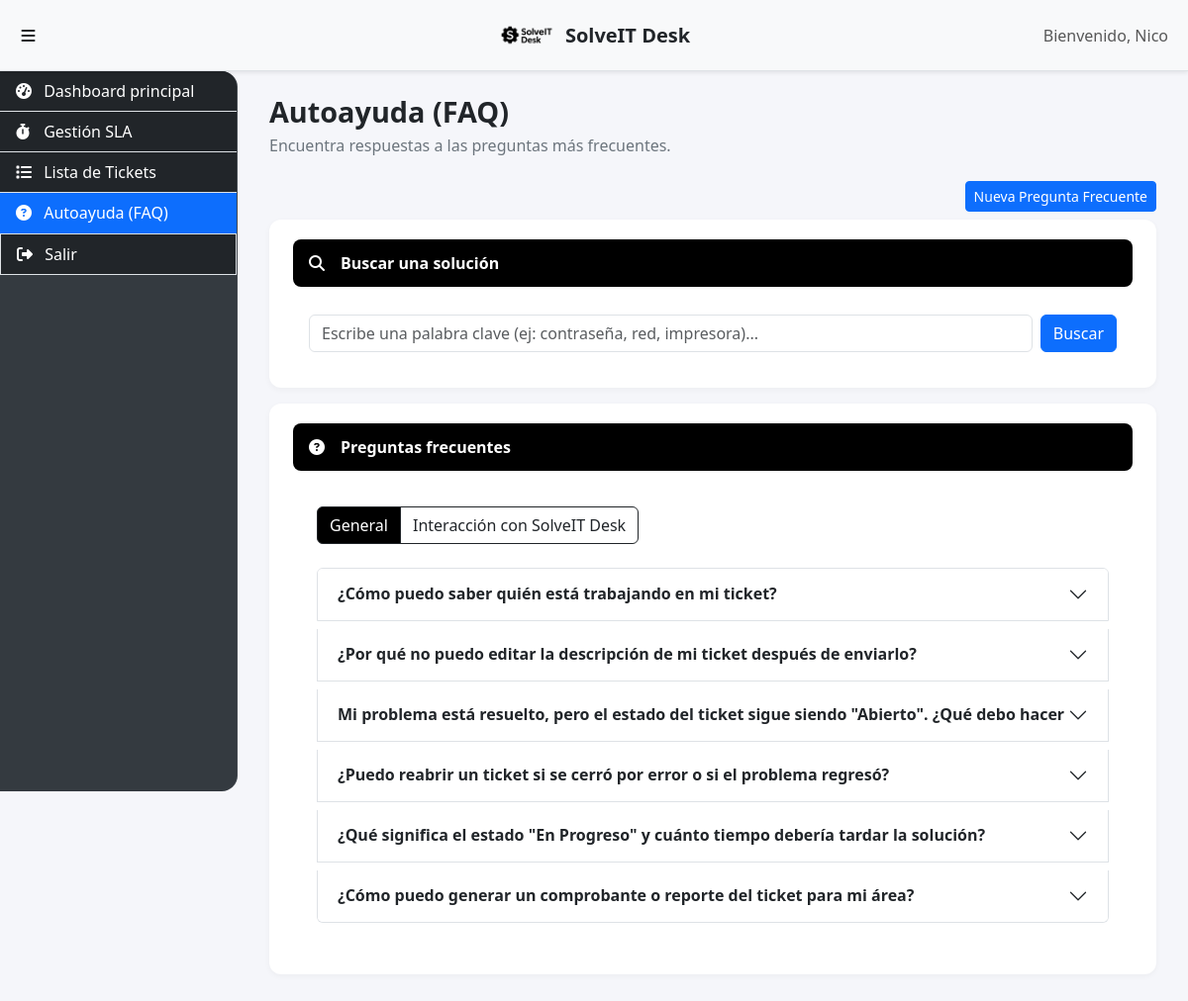
The page /faq/ (signed in) on the database as committed earlier.
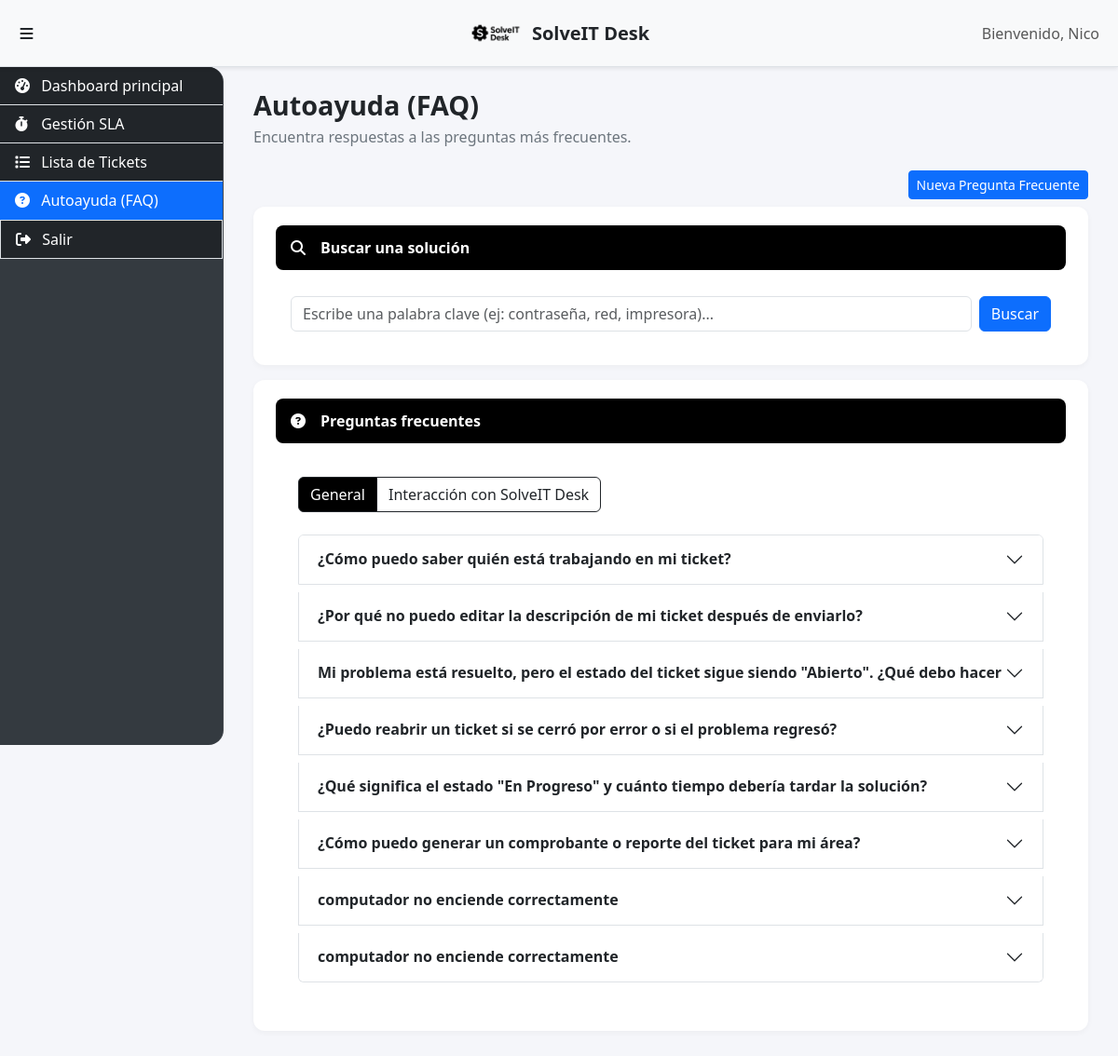
The same page on the database as committed later.
### faq/models.py (models this page shows, shortened)
class FAQ(models.Model):
    pregunta = models.CharField(max_length=255, verbose_name="Pregunta Frecuente")
    respuesta = models.TextField(verbose_name="Respuesta", blank=True)
    categoria = models.CharField(max_length=50, default='General', verbose_name="Categoría", blank=True)
    activo = models.BooleanField(default=True, verbose_name="Activo")
    fecha_creacion = models.DateTimeField(auto_now_add=True)
    class Meta:
        verbose_name = "Pregunta Frecuente"
        verbose_name_plural = "Preguntas Frecuentes"

### faq/views.py (the view)
# urls.py: path('', views.lista_faqs, name='lista_faqs'),
@login_required
def lista_faqs(request):
    search_query = request.GET.get('q', '')
    if request.user.is_staff:
        faqs_queryset = FAQ.objects.all()
    else:
        faqs_queryset = FAQ.objects.filter(activo=True)
    if search_query:
        faqs_queryset = faqs_queryset.filter(
            Q(pregunta__icontains=search_query) | Q(respuesta__icontains=search_query)
        )
    faqs_general = faqs_queryset.filter(categoria__iexact='General').order_by('id').prefetch_related('pasos')
    faqs_interaccion = faqs_queryset.filter(categoria__iexact='Interacción con SolveIT Desk').order_by('id').prefetch_related('pasos')
    context = {
        'faqs_general': faqs_general,
        'faqs_interaccion': faqs_interaccion,
        'search_query': search_query,
    }
    return render(request, 'faq/lista_faqs.html', context)

### faq/templates/faq/lista_faqs.html (shortened to what this page needs)
{% extends "soporte/base.html" %}
{% block content %}
<h2 class="page-title">Autoayuda (FAQ)</h2>
<p class="page-subtitle">Encuentra respuestas a las preguntas más frecuentes.</p>
{% if request.user.is_staff %}
  <div class="mb-2 text-end">
    <a href="{% url 'faq_crear' %}" class="btn btn-primary btn-sm">Nueva Pregunta Frecuente</a>
  </div>
{% endif %}
<div class="card-custom">
  <div class="card-custom-header faq-card-header d-flex align-items-center">
    <i class="fas fa-search me-2"></i>
    <span>Buscar una solución</span>
  </div>
  <div class="p-3">
    <form method="get" class="row g-2 align-items-center">
      <div class="col">
        <input class="form-control" type="search" name="q" placeholder="Escribe una palabra clave (ej: contraseña, red, impresora)..." aria-label="Buscar" value="{{ search_query|default:'' }}">
      </div>
      <div class="col-auto">
        <button class="btn btn-primary" type="submit">Buscar</button>
      </div>
    </form>
  </div>
</div>
<div class="card-custom mt-3">
  <div class="card-custom-header faq-card-header d-flex align-items-center">
    <i class="fas fa-question-circle me-2"></i>
    <span>Preguntas frecuentes</span>
  </div>
  <div class="p-4">
    {% if faqs_general or faqs_interaccion %}
      <div class="faq-toggle btn-group mb-4" role="group" aria-label="Categorías de preguntas frecuentes">
        <button type="button" class="btn btn-outline-dark active" data-target="faq-general">General</button>
        <button type="button" class="btn btn-outline-dark" data-target="faq-interaccion">Interacción con SolveIT Desk</button>
      </div>
      <div id="faq-general" class="faq-section active">
        {% if faqs_general %}
          <div class="accordion" id="accordion-general">
            {% for item in faqs_general %}
              <div class="accordion-item mb-2">
                <h2 class="accordion-header" id="heading-general-{{ item.id }}">
                  <button class="accordion-button collapsed fw-bold" type="button" data-bs-toggle="collapse" data-bs-target="#collapse-general-{{ item.id }}" aria-expanded="false" aria-controls="collapse-general-{{ item.id }}">
                    {{ item.pregunta }}
                  </button>
                </h2>
              </div>
            {% endfor %}
          </div>
        {% else %}
          <p class="text-muted mb-0">No hay preguntas generales disponibles.</p>
        {% endif %}
      </div>
    {% endif %}
  </div>
</div>
{% endblock %}

Rows that differ between the two databases and show on the page:
added FAQ: pregunta "computador no enciende correctamente"
added FAQ: pregunta "computador no enciende correctamente"
